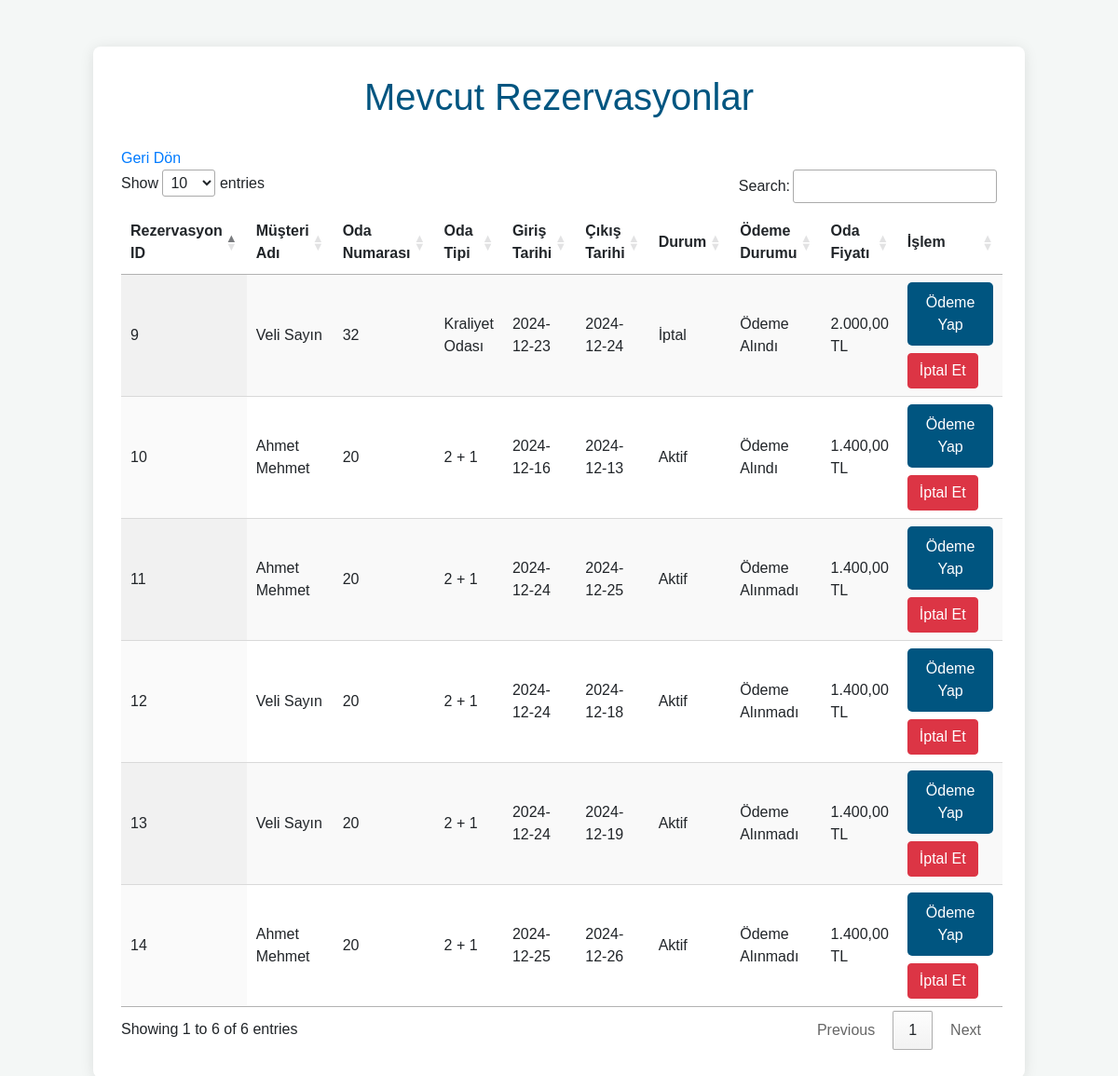
/mevcut_rezervasyonlar.php, run on the app's committed database.
### tables this page shows
CREATE TABLE `rezervasyonlar` (
  `RezervasyonID` int(11) NOT NULL,
  `MusteriID` int(11) NOT NULL,
  `OdaID` int(11) NOT NULL,
  `GirisTarihi` date NOT NULL,
  `CikisTarihi` date NOT NULL,
  `RezervasyonDurum` varchar(50) DEFAULT NULL,
  `OdemeDurumu` int(11) NOT NULL DEFAULT 0
);

CREATE TABLE `musteriler` (
  `musteri_id` int(11) NOT NULL,
  `isim` varchar(50) NOT NULL,
  `soyisim` varchar(50) NOT NULL,
  `Tc_kimlik` bigint(20) NOT NULL,
  `email` varchar(100) DEFAULT NULL,
  `telefon_no` varchar(15) DEFAULT NULL,
  `ulke` varchar(50) DEFAULT NULL,
  `il` varchar(50) DEFAULT NULL,
  `ilce` varchar(50) DEFAULT NULL,
  `mahalle` varchar(50) DEFAULT NULL,
  `kayıt_tarihi` date DEFAULT curdate()
);

CREATE TABLE `odalar` (
  `oda_id` int(11) NOT NULL,
  `Oda_numarasi` varchar(10) NOT NULL,
  `odaTipiID` int(11) NOT NULL,
  `odaKapasitesi` int(11) NOT NULL,
  `odaDurum` bit(1) DEFAULT b'0'
);

CREATE TABLE `odatipi` (
  `OdaTipiID` int(11) NOT NULL,
  `OdatipiAdi` varchar(50) NOT NULL,
  `OdatipiFiyat` bigint(20) NOT NULL
);

### mevcut_rezervasyonlar.php (the view, shortened to what this page needs)
<?php
include("db.php");
$stmt = $conn->prepare("SELECT R.RezervasyonID, R.MusteriID, R.OdaID, R.GirisTarihi, R.CikisTarihi, R.RezervasyonDurum,
                        R.OdemeDurumu, M.isim, M.soyisim, O.Oda_numarasi, T.odaTipiAdi, T.OdatipiFiyat
                        FROM rezervasyonlar R
                        JOIN musteriler M ON R.MusteriID = M.musteri_id
                        JOIN odalar O ON R.OdaID = O.oda_id
                        JOIN odaTipi T ON O.OdaTipiID = T.OdaTipiID");
$stmt->execute();
$rezervasyonlar = $stmt->fetchAll(PDO::FETCH_ASSOC);
?>
<!DOCTYPE html>
<html lang="tr">
<head>
    <link href="https://stackpath.bootstrapcdn.com/bootstrap/4.5.2/css/bootstrap.min.css" rel="stylesheet">
    <link href="https://cdn.datatables.net/1.11.3/css/jquery.dataTables.min.css" rel="stylesheet">
</head>
<body>
<div class="container">
    <h1>Mevcut Rezervasyonlar</h1>
    <a href="giris.php">Geri Dön</a>
    <table id="rezervasyonlarTable" class="display">
        <thead>
            <tr>
                <th>Rezervasyon ID</th>
                <th>Müşteri Adı</th>
                <th>Oda Numarası</th>
                <th>Oda Tipi</th>
                <th>Giriş Tarihi</th>
                <th>Çıkış Tarihi</th>
                <th>Durum</th>
                <th>Ödeme Durumu</th>
                <th>Oda Fiyatı</th>
                <th>İşlem</th>
            </tr>
        </thead>
        <tbody>
            <?php foreach ($rezervasyonlar as $rezervasyon): ?>
                <tr>
                    <td><?php echo $rezervasyon['RezervasyonID']; ?></td>
                    <td><?php echo $rezervasyon['isim'] . ' ' . $rezervasyon['soyisim']; ?></td>
                    <td><?php echo $rezervasyon['Oda_numarasi']; ?></td>
                    <td><?php echo $rezervasyon['odaTipiAdi']; ?></td>
                    <td><?php echo $rezervasyon['GirisTarihi']; ?></td>
                    <td><?php echo $rezervasyon['CikisTarihi']; ?></td>
                    <td>
                        <?php
                        if ($rezervasyon['RezervasyonDurum'] == 1) {
                            echo "Aktif";
                        } elseif ($rezervasyon['RezervasyonDurum'] == 2) {
                            echo "İptal";
                        }
                        ?>
                    </td>
                    <td>
                        <?php
                        if ($rezervasyon['OdemeDurumu'] == 1) {
                            echo "Ödeme Alındı";
                        } else {
                            echo "Ödeme Alınmadı";
                        }
                        ?>
                    </td>
                    <td><?php echo number_format($rezervasyon['OdatipiFiyat'], 2, ',', '.') . ' TL'; ?></td>
                    <td>
                        <button class="btn btn-primary mb-2"
                                onclick="odemeYap(<?php echo $rezervasyon['RezervasyonID']; ?>, <?php echo $rezervasyon['OdatipiFiyat']; ?>)">Ödeme Yap</button>
                        <button class="btn btn-danger"
                            onclick="iptalEt(<?php echo $rezervasyon['RezervasyonID']; ?>)">İptal Et</button>
                    </td>
                </tr>
            <?php endforeach; ?>
        </tbody>
    </table>
</div>
</body>
</html>

### mevcut_rezervasyonlar.php (style rules this page uses)
body { background-color: #f4f7f6; font-family: Arial, sans-serif; }
.container { max-width: 1000px; margin-top: 50px; background-color: white; padding: 30px; border-radius: 8px; box-shadow: 0 2px 15px rgba(0, 0, 0, 0.1); }
h1 { color: #005580; margin-bottom: 30px; text-align: center; }
.btn-primary { padding: 10px 20px; background-color: #005580; border: none; border-radius: 5px; }

### data on the page
rezervasyonlar: RezervasyonID "10", MusteriID.isim "Ahmet", MusteriID.soyisim "Mehmet", OdaID.Oda_numarasi "20", odatipi.OdatipiAdi "2 + 1", GirisTarihi "2024-12-16", CikisTarihi "2024-12-13", RezervasyonDurum "Aktif", OdemeDurumu "Ödeme Alındı", odatipi.OdatipiFiyat "1.400,00"
rezervasyonlar: RezervasyonID "11", MusteriID.isim "Ahmet", MusteriID.soyisim "Mehmet", OdaID.Oda_numarasi "20", odatipi.OdatipiAdi "2 + 1", GirisTarihi "2024-12-24", CikisTarihi "2024-12-25", RezervasyonDurum "Aktif", OdemeDurumu "Ödeme Alınmadı", odatipi.OdatipiFiyat "1.400,00"
rezervasyonlar: RezervasyonID "12", MusteriID.isim "Veli", MusteriID.soyisim "Sayın", OdaID.Oda_numarasi "20", odatipi.OdatipiAdi "2 + 1", GirisTarihi "2024-12-24", CikisTarihi "2024-12-18", RezervasyonDurum "Aktif", OdemeDurumu "Ödeme Alınmadı", odatipi.OdatipiFiyat "1.400,00"
rezervasyonlar: RezervasyonID "13", MusteriID.isim "Veli", MusteriID.soyisim "Sayın", OdaID.Oda_numarasi "20", odatipi.OdatipiAdi "2 + 1", GirisTarihi "2024-12-24", CikisTarihi "2024-12-19", RezervasyonDurum "Aktif", OdemeDurumu "Ödeme Alınmadı", odatipi.OdatipiFiyat "1.400,00"
rezervasyonlar: RezervasyonID "14", MusteriID.isim "Ahmet", MusteriID.soyisim "Mehmet", OdaID.Oda_numarasi "20", odatipi.OdatipiAdi "2 + 1", GirisTarihi "2024-12-25", CikisTarihi "2024-12-26", RezervasyonDurum "Aktif", OdemeDurumu "Ödeme Alınmadı", odatipi.OdatipiFiyat "1.400,00"
rezervasyonlar: RezervasyonID "9", MusteriID.isim "Veli", MusteriID.soyisim "Sayın", OdaID.Oda_numarasi "32", odatipi.OdatipiAdi "Kraliyet Odası", GirisTarihi "2024-12-23", CikisTarihi "2024-12-24", RezervasyonDurum "İptal", OdemeDurumu "Ödeme Alındı", odatipi.OdatipiFiyat "2.000,00"
